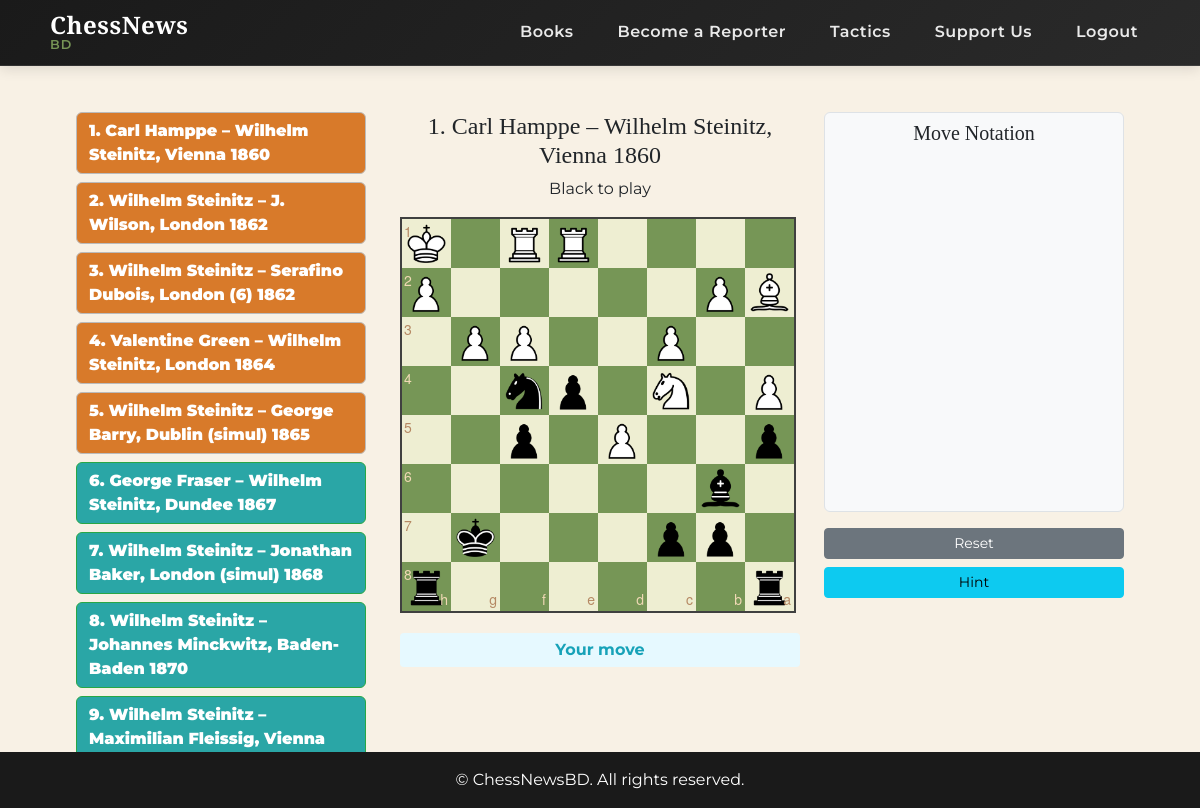
Screenshot of /puzzles/ (signed in) with the database file from the repository.
### news/models.py (models this page shows, shortened)
class Puzzle(models.Model):
    TURN_CHOICES = [
        ('w', 'White to play'),
        ('b', 'Black to play')
    ]
    title = models.CharField(max_length=100)
    fen = models.CharField(max_length=100)
    turn = models.CharField(max_length=1, choices=TURN_CHOICES, default='w')
    solution = models.TextField(
        help_text="Moves in SAN, like 'Rxh2+ Kxh2 Rh8#'",
        validators=[chess_move_validator]
    )
    difficulty = models.CharField(max_length=10, choices=[
        ('easy', 'Easy'), ('medium', 'Medium'), ('hard', 'Hard')
    ])
    quote = models.ForeignKey(
        'Quote',
        on_delete=models.SET_NULL,
        null=True,
        blank=True,
    )
    created_at = models.DateTimeField(auto_now_add=True)

### news/views.py (the view)
# urls.py: path('puzzles/', views.puzzle_list, name='puzzle_list'),
def puzzle_list(request):
    puzzles = Puzzle.objects.order_by('id')
    solved_ids = []
    if request.user.is_authenticated:
        solved_ids = PuzzleSolve.objects.filter(user=request.user).values_list('solve_puzzle_id', flat=True)
    else:
        return redirect('login')
    return render(request, 'news/puzzles.html', {
        'puzzles': puzzles,
        'solved_ids': list(solved_ids),
    })

### news/templates/news/puzzles.html (shortened to what this page needs)
{% extends 'news/base.html' %}
{% load static %}
{% block content %}
<link rel="stylesheet" href="{% static 'chessboardjs-1.0.0/css/chessboard-1.0.0.min.css' %}">
<div id="main-layout" class="d-flex justify-content-center gap-4 flex-wrap">
  <div id="puzzle-list" style="width: 300px; max-height: 80vh; overflow-y: auto;">
    {% for puzzle in puzzles %}
      {% if puzzle.id in solved_ids and request.user.is_authenticated %}
        <button class="puzzle-btn btn btn-secondary solved-puzzle mb-2 w-100"
                data-fen="{{ puzzle.fen }}"
                data-solution="{{ puzzle.solution }}"
                data-title="{{ puzzle.title }}"
                data-turn="{{ puzzle.turn }}"
                data-index="{{ forloop.counter0 }}"
                data-puzzle-id="{{ puzzle.id }}"
                >
          <strong>{{ puzzle.title }}</strong><br>
        </button>
      {% else %}
        <button class="puzzle-btn btn btn-success unsolved-puzzle mb-2 w-100"
                data-fen="{{ puzzle.fen }}"
                data-solution="{{ puzzle.solution }}"
                data-title="{{ puzzle.title }}"
                data-turn="{{ puzzle.turn }}"
                data-index="{{ forloop.counter0 }}"
                data-puzzle-id="{{ puzzle.id }}"
                >
          <strong>{{ puzzle.title }}</strong><br>
        </button>
      {% endif %}
    {% empty %}
      <div class="alert alert-info">No puzzles available yet.</div>
    {% endfor %}
  </div>
  <div style="width: 400px;">
    <div class="puzzle-info mb-3 text-center">
      <h4 id="puzzle-title">Select a puzzle</h4>
      <p id="puzzle-turn"></p>
    </div>
    <div id="board" class="mx-auto" style="width: 400px;"></div>
    <div id="puzzle-status" class="text-center mt-3 d-none"></div>
  </div>
  <div style="width: 300px;">
    <div id="notation-box" class="mb-3 p-2 border rounded bg-light" style="max-height: 50vh; overflow-y: auto;">
      <h5 class="text-center">Move Notation</h5>
    </div>
    <div class="d-flex flex-column gap-2">
      <button id="reset-btn" class="btn btn-secondary btn-sm w-100">Reset</button>
      <button id="hint-btn" class="btn btn-info btn-sm w-100">Hint</button>
    </div>
  </div>
</div>
{% endblock %}

### news/templates/news/base.html (style rules this page uses)
:root { --chess-dark: #1a1a1a; --chess-light: #f8f1e5; --chess-primary: #779556; --chess-secondary: #ebecd0; --chess-accent: #b58863; --chess-red: #c84b4b; --dark-gray: #2a2a2a; --slate-gray: #4b4b4b; --light-gray: #a3a3a3; --warm-accent: #d76a6a; --cool-accent: #6aa8d7; --warm-orange: #d87a2a; --cool-teal: #2aa6a6; }
html, body { height: 100%; font-family: 'Montserrat', sans-serif; }
body { display: flex; flex-direction: column; background-color: var(--chess-light); }
h1, h2, h3, h4, h5, h6 { font-family: 'Playfair Display', serif; }
#main-layout { display: grid; grid-template-columns: 300px 400px 300px; gap: 20px; margin-top: 30px; justify-content: center; }
#puzzle-list { height: 80vh; overflow-y: auto; padding-right: 10px; }
.puzzle-btn { width: 100%; margin-bottom: 10px; font-weight: 600; text-align: left; white-space: normal; }
#board { width: 400px; height: 400px; margin: 0 auto; }
.puzzle-info { text-align: center; margin-bottom: 20px; }
#puzzle-status { font-weight: bold; margin: 10px 0; min-height: 24px; padding: 5px; border-radius: 4px; }
.info { color: #17a2b8; background-color: #e6f9ff; }
#notation-box { height: 80vh; overflow-y: auto; border: 1px solid #ddd; border-radius: 5px; padding: 10px; background-color: #f8f9fa; }
.solved-puzzle { background-color: var(--warm-orange) !important; border-color: #bbb !important; }
.unsolved-puzzle { background-color: var(--cool-teal) !important; border-color: #28a745 !important; }

### rows the page displays
Puzzle: title "1. Carl Hamppe – Wilhelm Steinitz, Vienna 1860"
Puzzle: title "2. Wilhelm Steinitz – J. Wilson, London 1862"
Puzzle: title "3. Wilhelm Steinitz – Serafino Dubois, London (6) 1862"
Puzzle: title "4. Valentine Green – Wilhelm Steinitz, London 1864"
Puzzle: title "5. Wilhelm Steinitz – George Barry, Dublin (simul) 1865"
Puzzle: title "6. George Fraser – Wilhelm Steinitz, Dundee 1867"
Puzzle: title "7. Wilhelm Steinitz – Jonathan Baker, London (simul) 1868"
Puzzle: title "8. Wilhelm Steinitz – Johannes Minckwitz, Baden-Baden 1870"
Puzzle: title "9. Wilhelm Steinitz – Maximilian Fleissig, Vienna…"
